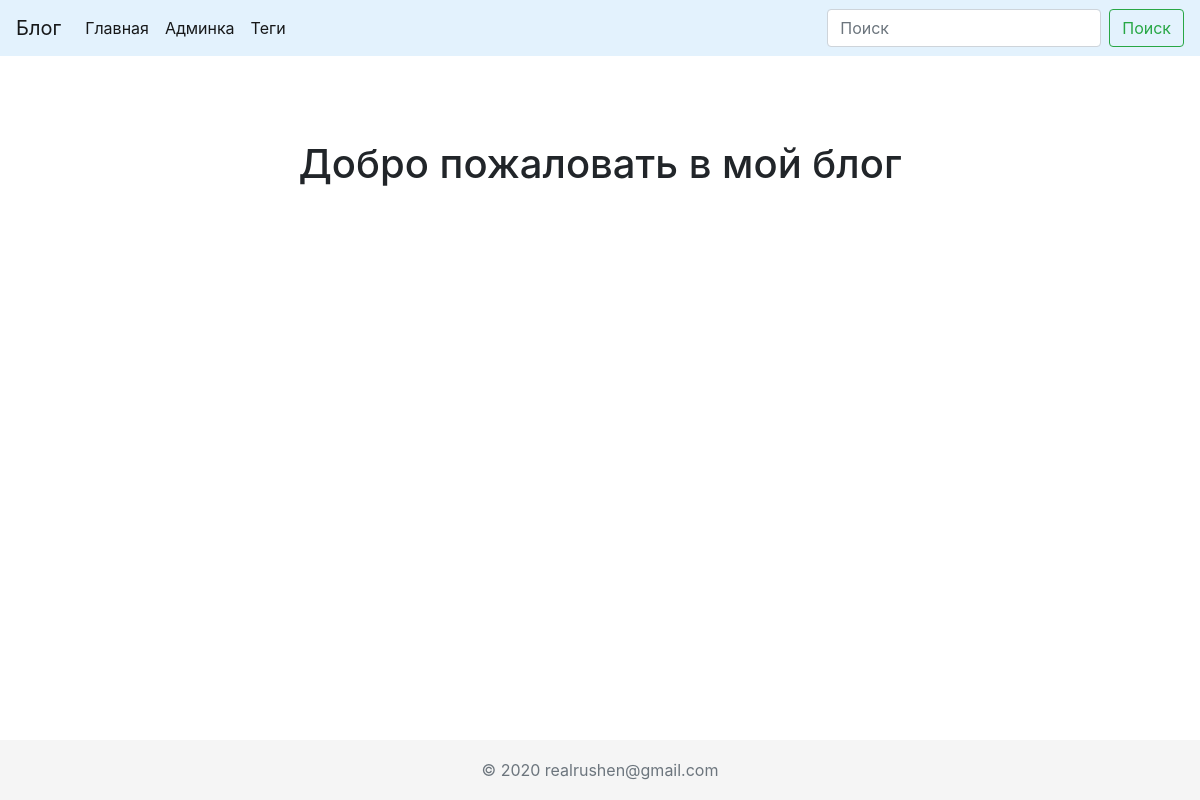
/, run on an earlier commit of the app's database.
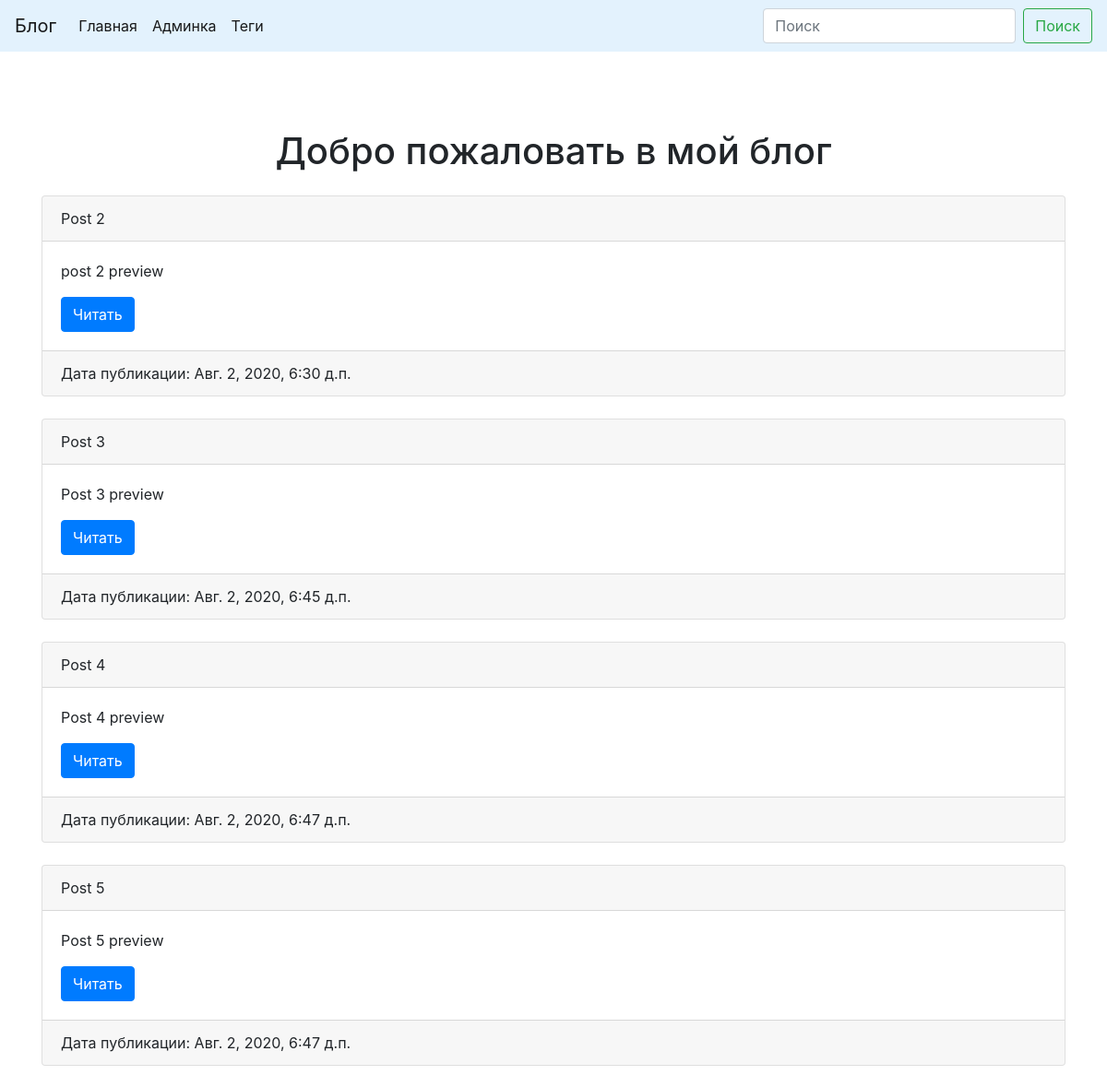
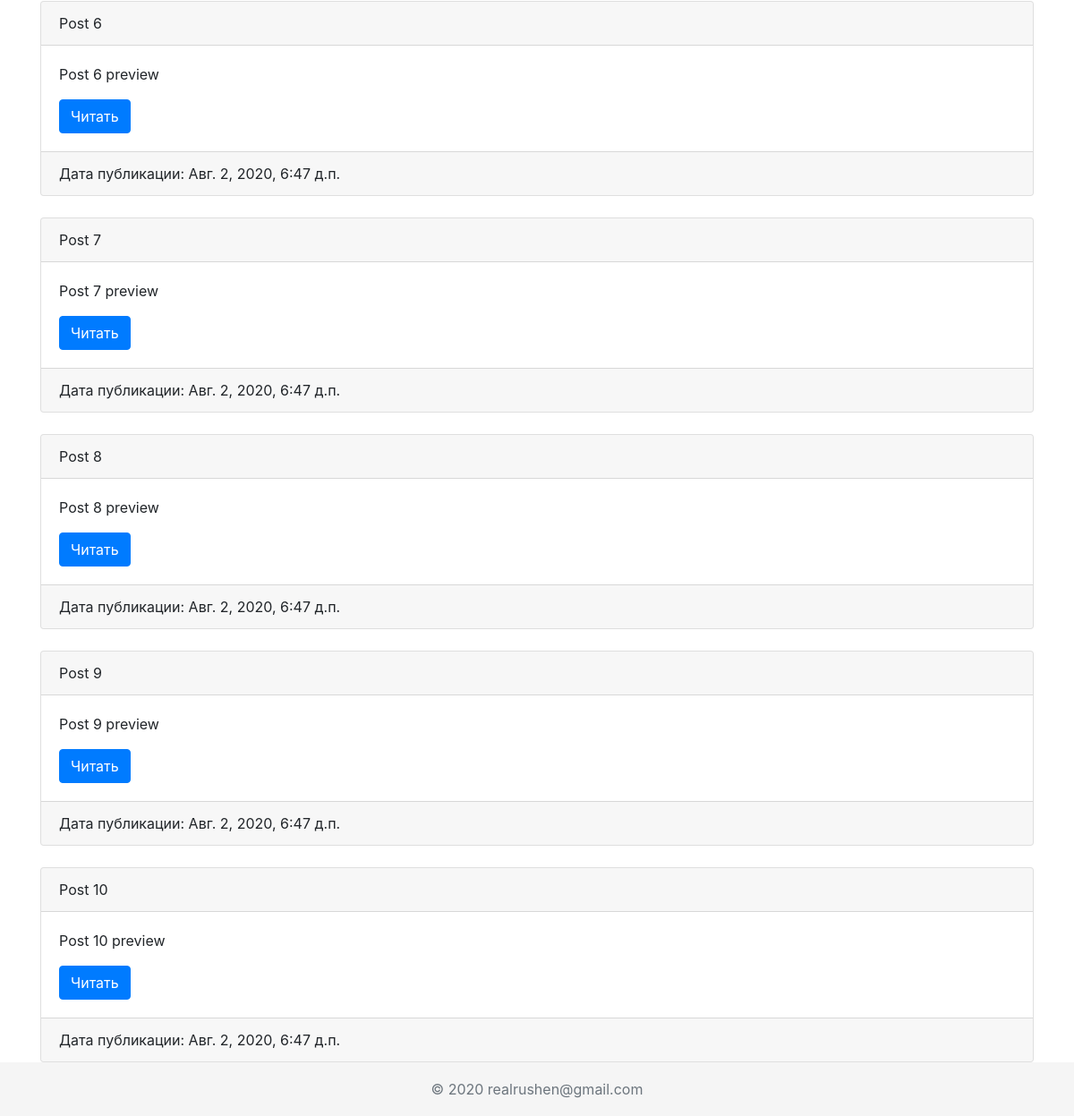
And on a later commit of the database (2 pictures, top to bottom).
### blog/models.py (models this page shows, shortened)
class Post(models.Model):
    title = models.CharField(max_length=100, db_index=True)
    slug = models.SlugField(db_index=True, unique=True)
    preview_text = models.CharField(max_length=200)
    text = models.TextField(blank=False)
    created = models.DateTimeField(auto_now_add=True)
    updated = models.DateTimeField(auto_now=True)
    tags = models.ManyToManyField(Tag, related_name='posts')
    def get_absolute_url(self):
        return reverse('post_details_url', kwargs={'slug': self.slug})

### blog/views.py (the view)
# urls.py: path('', index, name='index'),
def index(request):
    posts = Post.objects.all()
    return render(request, 'blog/index.html', context={'posts': posts})

### templates/blog/index.html
{% extends 'blog/base.html' %}
{% block title %}
    {% if user.is_authenticated %}
    {{ user.username| title }}, добро пожаловать в мой блог
        {% else %}
        Добро пожаловать в мой блог
    {% endif %}
{% endblock %}
{% block content %}
    {% for post in posts %}
        {% include 'blog/card.html' %}
    {% endfor %}
{% endblock %}

### templates/blog/base.html (shortened to what this page needs)
{% load static %}
<!DOCTYPE html>
<html lang="ru">
<head>
    {% block css_styles %}
        <link rel="stylesheet" href="https://stackpath.bootstrapcdn.com/bootstrap/4.5.0/css/bootstrap.min.css"
>
        <link rel="stylesheet" href="{% static 'css/custom.css' %}">
    {% endblock %}
</head>
<body>
{% block header %}
    {% include 'blog/header.html' %}
{% endblock %}
<div class="container">
    <h1 class="text-center mb-4">
        {% block title %}{% endblock %}
    </h1>
    {% block content %}{% endblock %}
</div>
{% block footer %}
        {% include 'blog/footer.html' %}
    {% endblock %}
</body>
</html>

### templates/blog/header.html (shortened to what this page needs)
<header>
    <nav class="navbar navbar-expand-lg navbar-light mb-4" style="background-color: #e3f2fd;">
        <a class="navbar-brand" href="{% url 'index' %}">Блог</a>
        <div class="collapse navbar-collapse" id="navbarSupportedContent">
            <ul class="navbar-nav mr-auto">
                <li class="nav-item active">
                    <a class="nav-link" href="#">Главная<span class="sr-only">(current)</span></a>
                </li>
                <li class="nav-item active">
                    <a class="nav-link" href="/admin">Админка<span class="sr-only">(current)</span></a>
                </li>
                <li class="nav-item active">
                    <a class="nav-link" href="{%  url 'tag_list_url' %}">Теги</a>
                </li>
            </ul>
            <form class="form-inline my-2 my-lg-0">
                <input class="form-control mr-sm-2" type="search" placeholder="Поиск" aria-label="Search">
                <button class="btn btn-outline-success my-2 my-sm-0" type="submit">Поиск</button>
            </form>
        </div>
    </nav>
</header>

### templates/blog/card.html (shortened to what this page needs)
<div class="card mb-4">
    <div class="card-header">
        {{ post.title }}
    </div>
    <div class="card-body">
        <p class="card-text">{{ post.preview_text }}</p>
        <div class="d-inline text-right"><a href="{{ post.get_absolute_url }}" class="btn btn-primary">Читать</a>
        </div>
    </div>
    <div class="card-footer">
        <div class="row">
        <div class="col-6">Дата публикации: {{ post.created }}</div>
        <div class="col-6 text-right">
        </div>
        </div>
    </div>
</div>

### templates/blog/footer.html
<footer class="footer">
      <div class="container">
        <span class="text-muted align-center">© {% now 'Y' %} realrushen@gmail.com</span>
      </div>
    </footer>

### static/css/custom.css (style rules this page uses)
html { position: relative; min-height: 100%; }
body { margin-bottom: 60px; }
.footer { position: absolute; bottom: 0; width: 100%; height: 60px; line-height: 60px; background-color: #f5f5f5; text-align: center; }
body > .container { padding: 60px 15px 0; }
.footer > .container { padding-right: 15px; padding-left: 15px; }

What changed in the data, as far as the page shows it:
added Post: title "Post 2", preview_text "post 2 preview", created "Авг. 2, 2020, 6:30 д.п."
added Post: title "Post 3", preview_text "Post 3 preview", created "Авг. 2, 2020, 6:45 д.п."
added Post: title "Post 4", preview_text "Post 4 preview", created "Авг. 2, 2020, 6:47 д.п."
added Post: title "Post 5", preview_text "Post 5 preview", created "Авг. 2, 2020, 6:47 д.п."
added Post: title "Post 6", preview_text "Post 6 preview", created "Авг. 2, 2020, 6:47 д.п."
added Post: title "Post 7", preview_text "Post 7 preview", created "Авг. 2, 2020, 6:47 д.п."
added Post: title "Post 8", preview_text "Post 8 preview", created "Авг. 2, 2020, 6:47 д.п."
added Post: title "Post 9", preview_text "Post 9 preview", created "Авг. 2, 2020, 6:47 д.п."
added Post: title "Post 10", preview_text "Post 10 preview", created "Авг. 2, 2020, 6:47 д.п."
